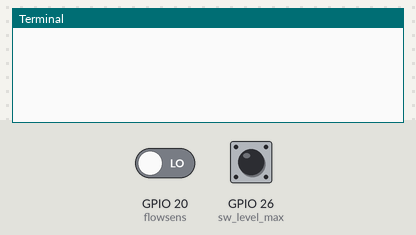
The program below on a simulated Raspberry Pi (BCM pin numbers). On the bench: the last lines printed to the terminal. Inputs (shaded band) come from the test bench; at power-on: GPIO 20 (flowsens) LOW, GPIO 26 (sw_level_max) LOW.

Above: at 1.2 s.
1.3 s: GPIO 20 (flowsens) driven HIGH
At 1.7 s:
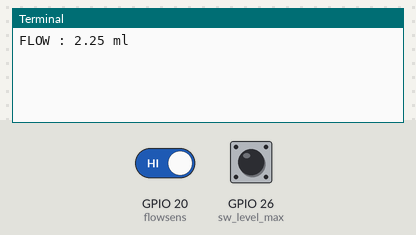
2.8 s: GPIO 26 (sw_level_max) pulled HIGH for 0.15 s
At 3.5 s:
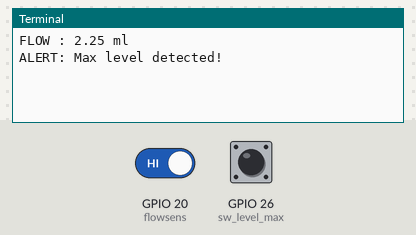

The program:

watersensors_test.py
```python
from RPi import GPIO
import time

flowsens = 20
pulsen = 0
water_flow = 0

sw_level_max = 26


def flow_puls_callback(pin):
    global pulsen
    global water_flow
    pulsen += 1

    water_flow = pulsen * 2.25

    print(f"FLOW : {water_flow} ml")


def max_level_callback(pin):
    print("ALERT: Max level detected!")


def setup():
    GPIO.setmode(GPIO.BCM)

    GPIO.setup(flowsens, GPIO.IN, GPIO.PUD_DOWN)
    GPIO.setup(sw_level_max, GPIO.IN, GPIO.PUD_DOWN)

    GPIO.add_event_detect(flowsens, GPIO.RISING,
                          flow_puls_callback, bouncetime=20)

    GPIO.add_event_detect(sw_level_max, GPIO.FALLING,
                          max_level_callback, bouncetime=60)


setup()

try:
    while True:
        time.sleep(0.2)


except KeyboardInterrupt:
    print("programma gestopt")
finally:
    GPIO.cleanup()
```

Measured:
- after the input at 1.3 s, the terminal: prints a new line at once (image 1)
- after the input at 2.8 s, the terminal: prints a new line after 0.15 s (image 2)
